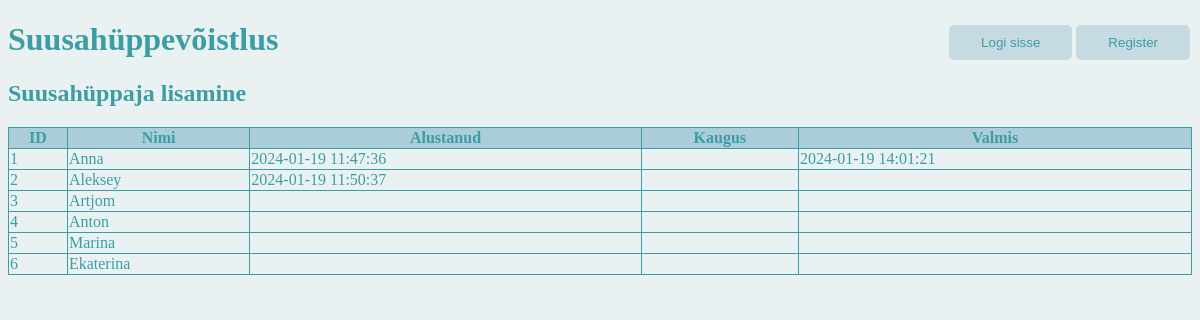
Page /sussahuppajaLisa.php on the committed database.
### tables this page shows
CREATE TABLE `suusahyppajad` (
  `id` int(11) NOT NULL,
  `nimi` varchar(30) NOT NULL,
  `alustanud` datetime DEFAULT NULL,
  `kaugus` int(11) DEFAULT NULL,
  `valmis` datetime DEFAULT NULL
);

### sussahuppajaLisa.php (the view, shortened to what this page needs)
<!doctype html>
<html lang="et">
<head>
    <link rel="stylesheet" href="style.css" type="text/css">
</head>
<body>
<?php
    if(isset($_SESSION['kasutaja'])){
        ?>
        <button onclick="document.location='logout.php'">Logi välja</button>
        <?php
    } else {
        ?>
        <button onclick="document.location='register.php'">Register</button>
        <button onclick="document.location='login.php'">Logi sisse</button>
        <?php
    }
    ?>
<header>
    <h1>Suusahüppevõistlus</h1>
</header>
<h2>Suusahüppaja lisamine</h2>
<table border="1">
    <tr>
        <th>ID</th>
        <th>Nimi</th>
        <th>Alustanud</th>
        <th>Kaugus</th>
        <th>Valmis</th>
    </tr>
<?php
global $yhendus;
$kask=$yhendus->prepare("SELECT id,alustanud,kaugus,valmis,nimi FROM suusahyppajad");
$kask->bind_result($id,$alus,$kaugus,$valmis,$nimi);
$kask->execute();
while ($kask->fetch()){
        echo "<tr>";
        echo "<td>".$id."</td>";
        echo "<td>".$nimi."</td>";
        echo "<td>".$alus."</td>";
        echo "<td>".$kaugus."</td>";
        echo "<td>".$valmis."</td>";
        echo "</tr>";
}
        ?>
</table>
</body>
</html>

### style.css (style rules this page uses)
body { background-color: #E9F1F3; color: #3B9EA2; }
table { width: 100%; border: solid 1pt #3B9EA2; border-collapse: collapse; }
th { background-color: #abcdd9; }
button { border: none; padding: 10px 32px; text-decoration: none; margin: 4px 2px; cursor: pointer; border-radius: 5px; float: right; color: #3B9EA2; background-color: #C6DAE1; }

### rows in the picture
suusahyppajad: id "1", nimi "Anna", alustanud "2024-01-19 11:47:36", valmis "2024-01-19 14:01:21"
suusahyppajad: id "2", nimi "Aleksey", alustanud "2024-01-19 11:50:37"
suusahyppajad: id "3", nimi "Artjom"
suusahyppajad: id "4", nimi "Anton"
suusahyppajad: id "5", nimi "Marina"
suusahyppajad: id "6", nimi "Ekaterina"
